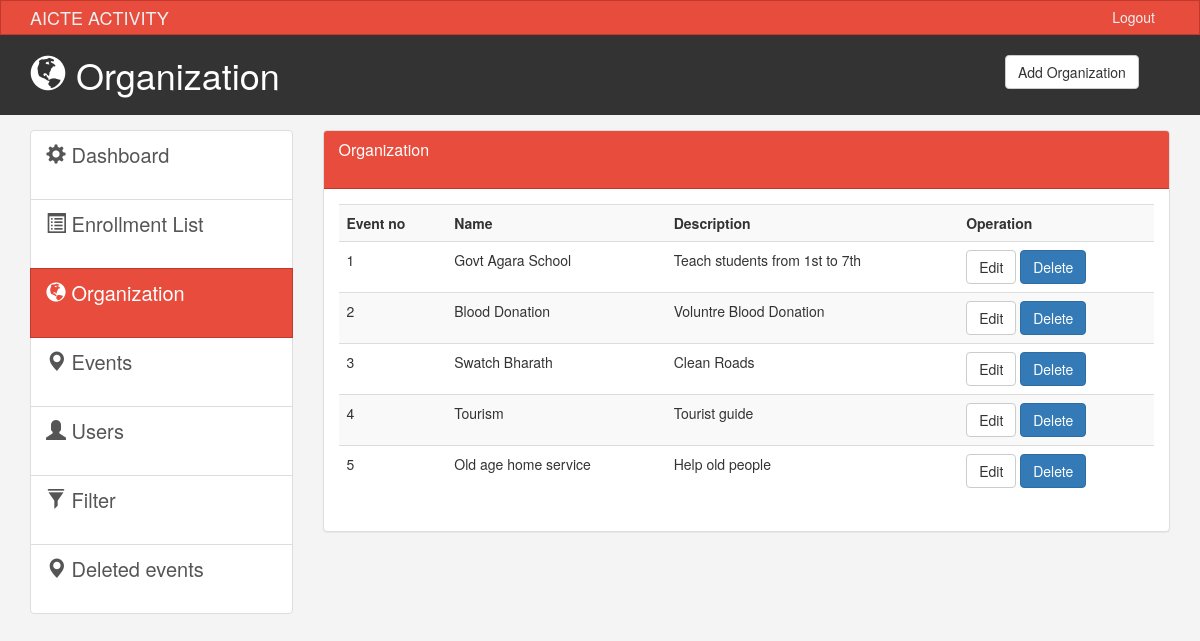
Page /admin/organizations.php on the committed database.
### tables this page shows
CREATE TABLE `event` (
  `id` int(1) NOT NULL,
  `name` varchar(25) NOT NULL,
  `address` varchar(100) NOT NULL,
  `description` varchar(200) NOT NULL,
  `points` int(5) NOT NULL
);

### admin/organizations.php (the view, shortened to what this page needs)
<!DOCTYPE html>
<html lang="en">
  <head>
    <link href="css/bootstrap.min.css?v=<?php echo time(); ?>" rel="stylesheet">
    <link href="css/style.css?v=<?php echo time(); ?>" rel="stylesheet">
  </head>
  <body>
    <nav class="navbar navbar-default">
      <div class="container">
        <div class="navbar-header">
          <a class="navbar-brand" href="#">AICTE ACTIVITY</a>
        </div>
        <div id="navbar" class="collapse navbar-collapse">
          <ul class="nav navbar-nav navbar-right">
            <li><a href="../login.php">Logout</a></li>
          </ul>
        </div>
      </div>
    </nav>
    <header id="header">
      <div class="container">
        <div class="row">
          <div class="col-md-10">
            <h1><span class="glyphicon glyphicon-globe" aria-hidden="true"></span> Organization</h1>
            </div>
            <div class="col-md-2">
              <div class="dropdown create">
                <button class="btn btn-default" type="button" data-toggle="modal" data-target="#addPage" >
                  Add Organization</button>
                </div>
        </div>
      </div>
    </header>
    <section id="main">
      <div class="container">
        <div class="row">
          <div class="col-md-3">
            <div class="list-group">
              <a href="index.php" class="list-group-item">
                <span class="glyphicon glyphicon-cog" aria-hidden="true"></span> Dashboard
              </a>
              <a href="bookings_list.php" class="list-group-item"><span class="glyphicon glyphicon-list-alt" aria-hidden="true"></span> Enrollment List </a>
              <a href="organization.php" class="list-group-item active main-color-bg"><span class="glyphicon glyphicon-globe" aria-hidden="true"></span> Organization </a>
              <a href="events.php" class="list-group-item"><span class="glyphicon glyphicon-map-marker" aria-hidden="true"></span> Events </a>
              <a href="users.php" class="list-group-item"><span class="glyphicon glyphicon-user" aria-hidden="true"></span> Users </a>
              <a href="filter.php" class="list-group-item"><span class="glyphicon glyphicon-filter" aria-hidden="true"></span> Filter </a>
              <a href="event_logs.php" class="list-group-item"><span class="glyphicon glyphicon-map-marker" aria-hidden="true"></span> Deleted events </a>
          </div>
          </div>
          <div class="col-md-9">
            <div class="panel panel-default">
              <div class="panel-heading main-color-bg">
                <h3 class="panel-title">Organization</h3><br>
              </div>
              <div class="panel-body">
                <table class="table table-striped table-hover">
                      <tr>
                        <th>Event no</th>
                        <th>Name</th>
                        <th>Description</th>
                        <th>Operation</th>
                      </tr>
                      <?php  include('../connection.php'); ?>
                      <?php
                       $sql="SELECT * from `event`";
                       $res = mysqli_query ($data, $sql);
                       $i=1;
                       while($row = mysqli_fetch_array($res)){
                        echo "<tr>";
                        echo "<td>"; echo $i++; echo" </td>";
                        echo "<td>"; echo $row["name"]; echo" </td>";
                        echo "<td>"; echo $row["description"]; echo" </td>";
                        $id =  $row["id"];
                        echo "<td>"; echo "<a class='btn btn-default' href='edit_event.php?id= $id'>Edit</a> <a class='btn btn-primary' href='delete_organization.php?id= $id'>Delete</a>"; echo" </td>";
                        echo "</tr>";
                       }
                      ?>
                    </table>
              </div>
              </div>
          </div>
        </div>
      </div>
    </section>
  </body>
</html>

### admin/css/style.css (style rules this page uses)
body { background:#f4f4f4; }
.navbar { min-height: 33px !important; margin-bottom:0; border-radius:0; }
.navbar-nav > li > a, .navbar-brand { padding-top:6px !important; padding-bottom:0 !important; height: 33px; }
.navbar-default { background-color: #e74c3c; border-color: #c0392b; }
.navbar-default .navbar-brand { color: #ecf0f1; }
.navbar-default .navbar-nav > li > a { color: #ecf0f1; }
.navbar-default .navbar-collapse, .navbar-default .navbar-form { border-color: #ecf0f1; }
.main-color-bg { background-color: #e74c3c !important; border-color: #c0392b !important; color:#ffffff !important; }
#header { background:#333333; color:#ffffff; padding-bottom: 10px; margin-bottom: 15px; }
#header .create { padding-top: 20px; }
.list-group { height: 400px !important; }
a.list-group-item { font-size: 20px !important; }
.list-group-item { height: 70px !important; }

### rows in the picture
event: name "Govt Agara School", description "Teach students from 1st to 7th"
event: name "Blood Donation", description "Voluntre Blood Donation"
event: name "Swatch Bharath", description "Clean Roads"
event: name "Tourism", description "Tourist guide"
event: name "Old age home service", description "Help old people"
